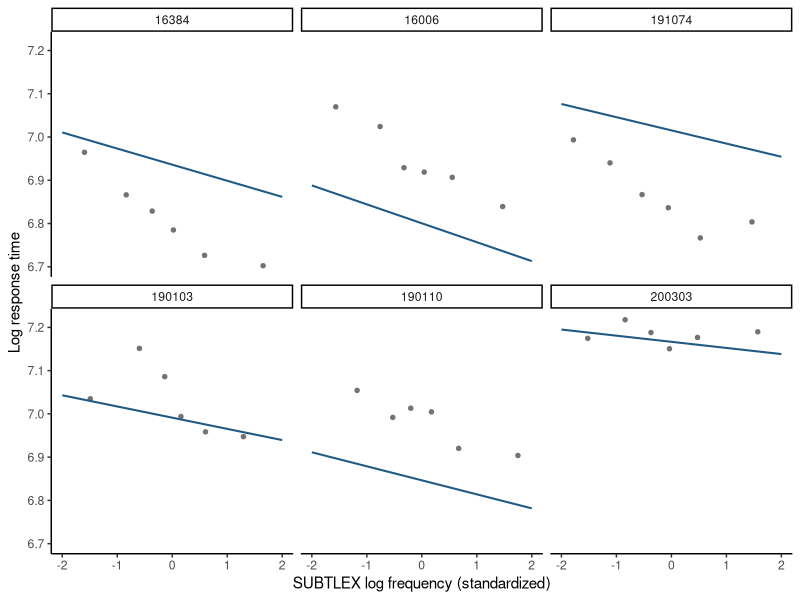

Here is the R script that generated this plot:
## ---- chunk 1
#| label: mald-random-slopes
library(lme4)
library(ggplot2)

mald <- read.csv("data/mald/mald-connected-trials.csv")
mald <- subset(mald, correct == 1L)

standardize <- function(x) {
  as.numeric(scale(x))
}

mald$z_frequency <- standardize(mald$log_frequency_subtlex)
mald$z_duration <- standardize(mald$log_duration)
mald$z_trial <- standardize(mald$trial_order)

within_participant_range <- aggregate(
  z_frequency ~ participant_id,
  data = mald,
  FUN = function(x) diff(range(x))
)
within_item_range <- aggregate(
  z_frequency ~ item,
  data = mald,
  FUN = function(x) diff(range(x))
)

fit <- lmer(
  log_rt ~ z_frequency + z_duration + z_trial +
    (1 + z_frequency | participant_id) +
    (1 | item),
  data = mald,
  REML = TRUE,
  control = lmerControl(
    optimizer = "bobyqa",
    optCtrl = list(maxfun = 200000L)
  )
)

support_summary <- c(
  minimum_participant_range = min(within_participant_range$z_frequency),
  maximum_participant_range = max(within_participant_range$z_frequency),
  maximum_item_range = max(within_item_range$z_frequency)
)
support_summary

objective_gradient <- unlist(
  fit@optinfo$derivs$gradient,
  recursive = TRUE,
  use.names = FALSE
)
objective_gradient <- as.numeric(objective_gradient)
stopifnot(
  length(objective_gradient) > 0L,
  all(is.finite(objective_gradient)),
  is.null(fit@optinfo$conv$lme4$messages)
)

data.frame(
  restricted_log_likelihood = as.numeric(logLik(fit)),
  maximum_absolute_objective_gradient =
    max(abs(objective_gradient))
)
## ---- chunk 2
#| label: two-participant-frequency-ranges
#| echo: true
range_examples <- within_participant_range[
  order(within_participant_range$z_frequency)[c(1L, nrow(within_participant_range))],
]
range_examples
## ---- chunk 3
#| label: plot-mald-slopes
participant_effects <- ranef(fit)$participant_id
participant_slopes <- data.frame(
  participant_id = rownames(participant_effects),
  slope_deviation = participant_effects[["z_frequency"]],
  row.names = NULL
)
participant_slopes <- participant_slopes[
  order(participant_slopes$slope_deviation),
]

selected_index <- unique(round(seq(
  1,
  nrow(participant_slopes),
  length.out = 6L
)))
selected_participants <- participant_slopes$participant_id[selected_index]

participant_slopes[c(1L, nrow(participant_slopes)), ]

selected_raw <- mald[
  mald$participant_id %in% selected_participants,
]
selected_raw$participant_id <- factor(
  selected_raw$participant_id,
  levels = selected_participants
)
selected_raw$frequency_bin <- ave(
  selected_raw$z_frequency,
  selected_raw$participant_id,
  FUN = function(x) {
    cut(
      x,
      breaks = unique(quantile(x, seq(0, 1, length.out = 7L))),
      include.lowest = TRUE,
      labels = FALSE
    )
  }
)
selected_bins <- aggregate(
  cbind(z_frequency, log_rt) ~ participant_id + frequency_bin,
  data = selected_raw,
  FUN = mean
)

participant_grid <- expand.grid(
  participant_id = factor(
    selected_participants,
    levels = selected_participants
  ),
  z_frequency = seq(-2, 2, length.out = 80L),
  z_duration = 0,
  z_trial = 0
)
participant_grid$item <- factor(
  levels(factor(mald$item))[[1L]],
  levels = levels(factor(mald$item))
)
participant_grid$fitted_log_rt <- predict(
  fit,
  newdata = participant_grid,
  re.form = ~(1 + z_frequency | participant_id),
  allow.new.levels = TRUE
)

ggplot(selected_bins, aes(x = z_frequency, y = log_rt)) +
  geom_point(color = "grey45", size = 1.2) +
  geom_line(
    data = participant_grid,
    aes(y = fitted_log_rt),
    color = "#1F5A85",
    linewidth = 0.7
  ) +
  facet_wrap(~participant_id, ncol = 3) +
  labs(
    x = "SUBTLEX log frequency (standardized)",
    y = "Log response time"
  ) +
  theme_classic()
